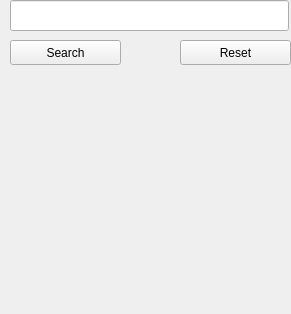
         <widget class="QWidget" name="page">
          <property name="geometry">
           <rect>
            <x>0</x>
            <y>0</y>
            <width>291</width>
            <height>314</height>
           </rect>
          </property>
          <property name="styleSheet">
           <string notr="true">margin-top:0px</string>
          </property>
          <attribute name="icon">
           <iconset resource="resources.qrc">
            <normaloff>:/icons/ic_menu_search.png</normaloff>:/icons/ic_menu_search.png</iconset>
          </attribute>
          <attribute name="label">
           <string>Search</string>
          </attribute>
          <widget class="QPushButton" name="bt_reset">
           <property name="geometry">
            <rect>
             <x>180</x>
             <y>40</y>
             <width>111</width>
             <height>25</height>
            </rect>
           </property>
           <property name="text">
            <string>Reset</string>
           </property>
          </widget>
          <widget class="QPushButton" name="bt_search">
           <property name="geometry">
            <rect>
             <x>10</x>
             <y>40</y>
             <width>111</width>
             <height>25</height>
            </rect>
           </property>
           <property name="text">
            <string>Search</string>
           </property>
          </widget>
          <widget class="QLineEdit" name="txt_search">
           <property name="geometry">
            <rect>
             <x>10</x>
             <y>0</y>
             <width>279</width>
             <height>31</height>
            </rect>
           </property>
           <property name="font">
            <font>
             <pointsize>14</pointsize>
            </font>
           </property>
           <property name="styleSheet">
            <string notr="true">color:#236FBA</string>
           </property>
           <property name="text">
            <string/>
           </property>
          </widget>
         </widget>
